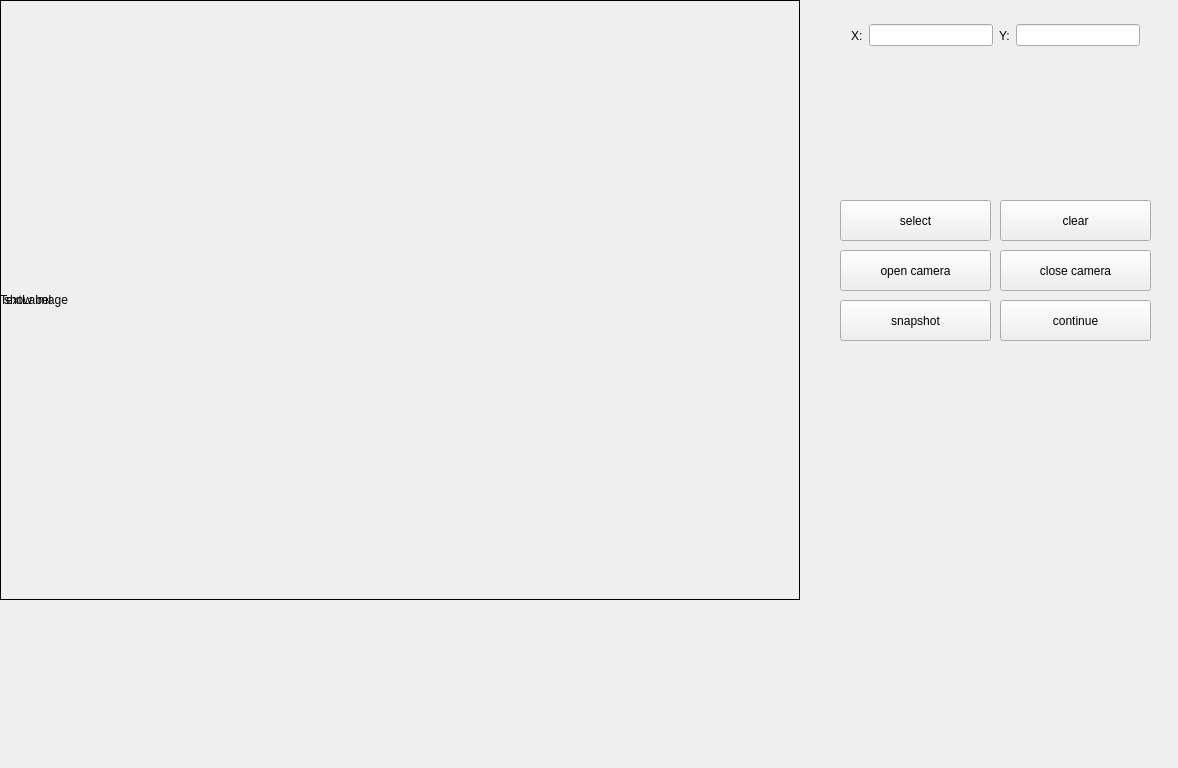
<?xml version="1.0" encoding="UTF-8"?>
<ui version="4.0">
 <class>MainWindow</class>
 <widget class="QMainWindow" name="MainWindow">
  <property name="geometry">
   <rect>
    <x>0</x>
    <y>0</y>
    <width>1178</width>
    <height>768</height>
   </rect>
  </property>
  <property name="windowTitle">
   <string>MainWindow</string>
  </property>
  <property name="autoFillBackground">
   <bool>false</bool>
  </property>
  <widget class="QWidget" name="centralWidget">
   <widget class="QLabel" name="showimage">
    <property name="geometry">
     <rect>
      <x>0</x>
      <y>0</y>
      <width>800</width>
      <height>600</height>
     </rect>
    </property>
    <property name="frameShape">
     <enum>QFrame::Box</enum>
    </property>
    <property name="text">
     <string>show image</string>
    </property>
   </widget>
   <widget class="QWidget" name="horizontalLayoutWidget">
    <property name="geometry">
     <rect>
      <x>840</x>
      <y>10</y>
      <width>311</width>
      <height>51</height>
     </rect>
    </property>
    <layout class="QHBoxLayout" name="horizontalLayout">
     <item>
      <widget class="QLabel" name="locate_x">
       <property name="text">
        <string>X:</string>
       </property>
      </widget>
     </item>
     <item>
      <widget class="QLineEdit" name="line_x">
       <property name="readOnly">
        <bool>true</bool>
       </property>
      </widget>
     </item>
     <item>
      <widget class="QLabel" name="locate_y">
       <property name="text">
        <string>Y:</string>
       </property>
      </widget>
     </item>
     <item>
      <widget class="QLineEdit" name="line_y">
       <property name="readOnly">
        <bool>true</bool>
       </property>
      </widget>
     </item>
    </layout>
   </widget>
   <widget class="QPushButton" name="select">
    <property name="geometry">
     <rect>
      <x>840</x>
      <y>200</y>
      <width>151</width>
      <height>41</height>
     </rect>
    </property>
    <property name="text">
     <string>select</string>
    </property>
   </widget>
   <widget class="QPushButton" name="clear">
    <property name="geometry">
     <rect>
      <x>1000</x>
      <y>200</y>
      <width>151</width>
      <height>41</height>
     </rect>
    </property>
    <property name="text">
     <string>clear</string>
    </property>
   </widget>
   <widget class="QPushButton" name="opencamera">
    <property name="geometry">
     <rect>
      <x>840</x>
      <y>250</y>
      <width>151</width>
      <height>41</height>
     </rect>
    </property>
    <property name="text">
     <string>open camera</string>
    </property>
   </widget>
   <widget class="QPushButton" name="closecamera">
    <property name="geometry">
     <rect>
      <x>1000</x>
      <y>250</y>
      <width>151</width>
      <height>41</height>
     </rect>
    </property>
    <property name="text">
     <string>close camera</string>
    </property>
   </widget>
   <widget class="QPushButton" name="snapshot">
    <property name="geometry">
     <rect>
      <x>840</x>
      <y>300</y>
      <width>151</width>
      <height>41</height>
     </rect>
    </property>
    <property name="text">
     <string>snapshot</string>
    </property>
   </widget>
   <widget class="QPushButton" name="btn_continue">
    <property name="geometry">
     <rect>
      <x>1000</x>
      <y>300</y>
      <width>151</width>
      <height>41</height>
     </rect>
    </property>
    <property name="text">
     <string>continue</string>
    </property>
   </widget>
   <widget class="QLabel" name="label">
    <property name="geometry">
     <rect>
      <x>0</x>
      <y>0</y>
      <width>800</width>
      <height>600</height>
     </rect>
    </property>
    <property name="text">
     <string>TextLabel</string>
    </property>
   </widget>
  </widget>
  <widget class="QMenuBar" name="menuBar">
   <property name="geometry">
    <rect>
     <x>0</x>
     <y>0</y>
     <width>1178</width>
     <height>23</height>
    </rect>
   </property>
  </widget>
 </widget>
 <layoutdefault spacing="6" margin="11"/>
 <resources/>
 <connections/>
</ui>
